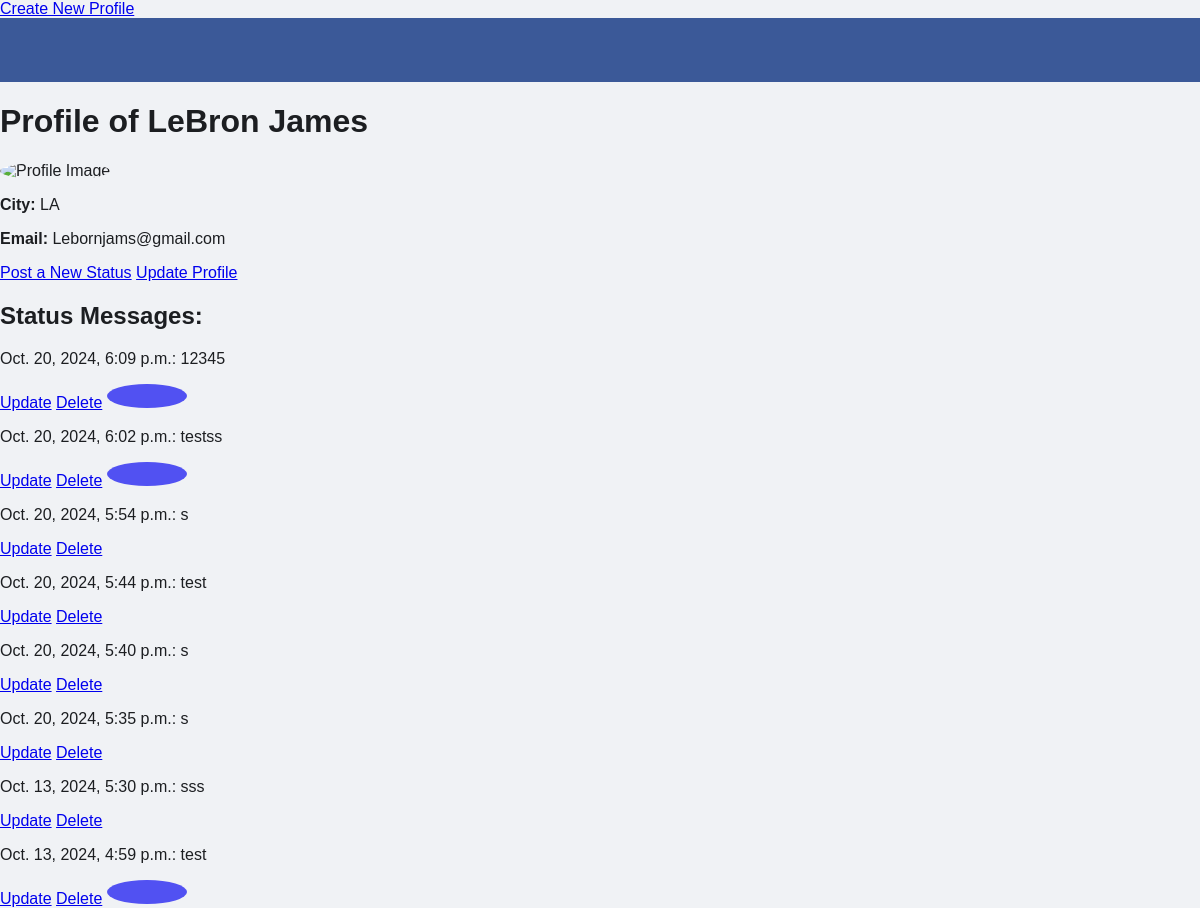
/mini_fb/profile/1, run on an earlier commit of the app's database.
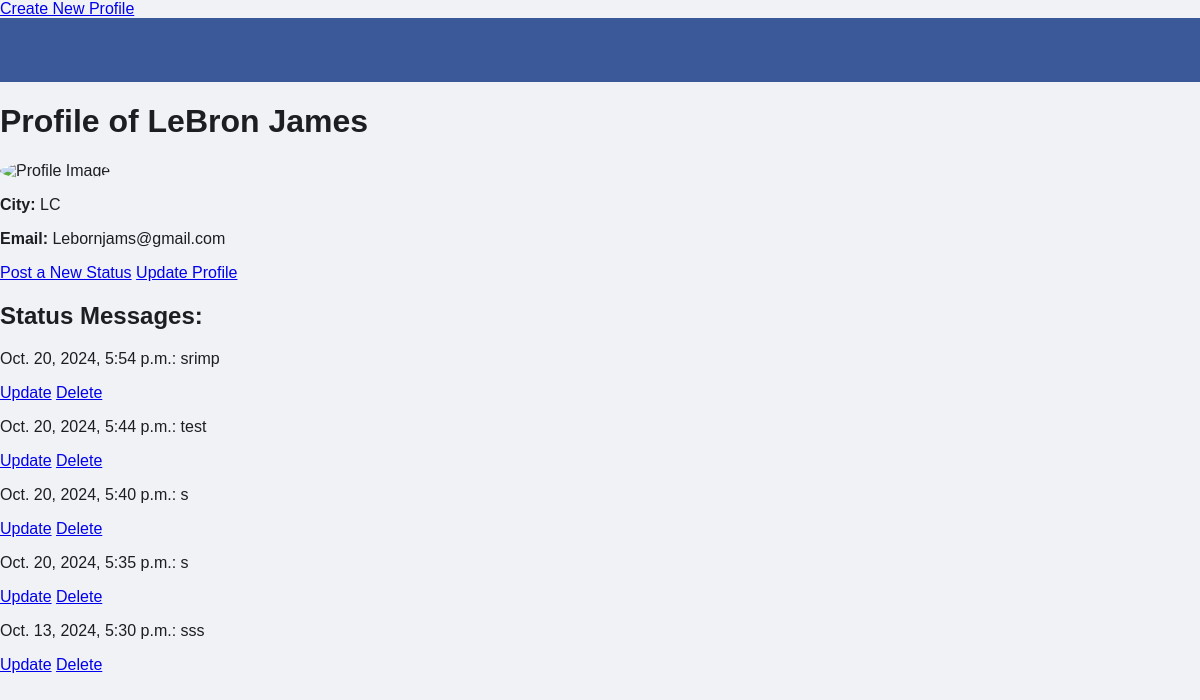
And on a later commit of the database.
### mini_fb/models.py (models this page shows, shortened)
class Profile(models.Model):
    first_name = models.CharField(max_length=100)
    last_name = models.CharField(max_length=100)
    city = models.CharField(max_length=100)
    email = models.EmailField()
    profile_image_url = models.URLField()
    def get_status_messages(self):
        return self.status_messages.order_by('-timestamp')

class StatusMessage(models.Model):
    timestamp = models.DateTimeField(default=timezone.now)
    message = models.TextField()
    profile = models.ForeignKey(Profile, on_delete=models.CASCADE, related_name='status_messages')
    def get_images(self):
        return self.images.all()

class Image(models.Model):
    status_message = models.ForeignKey('StatusMessage', related_name='images', on_delete=models.CASCADE)
    image_file = models.ImageField(upload_to='status_images/')
    timestamp = models.DateTimeField(default=timezone.now)

### mini_fb/views.py (the view)
# urls.py: path('profile/<int:pk>', ShowProfilePageView.as_view(), name='show_profile'),
class ShowProfilePageView(DetailView):
    model = Profile
    template_name = 'mini_fb/show_profile.html'
    context_object_name = 'profile'

### mini_fb/templates/mini_fb/show_profile.html
{% extends 'mini_fb/base.html' %}
{% block content %}
<div class="profile">
    <h1>Profile of {{ profile.first_name }} {{ profile.last_name }}</h1>
    <img src="{{ profile.profile_image_url }}" alt="Profile Image" style="width: 300px; height: auto;">
    <p><strong>City:</strong> {{ profile.city }}</p>
    <p><strong>Email:</strong> {{ profile.email }}</p>
    <a href="{% url 'create_status' profile.pk %}">Post a New Status</a>
    <a href="{% url 'update_profile' profile.pk %}">Update Profile</a>
</div>
<div class="status-messages">
    <h2>Status Messages:</h2>
    {% for status in profile.get_status_messages %}
    <div class="message">
        <p>{{ status.timestamp }}: {{ status.message }}</p>
        <a href="{% url 'update_status' status.pk %}">Update</a>
        <a href="{% url 'delete_status' status.pk %}">Delete</a>
        {% for img in status.get_images %}
            <img src="{{ img.image_file.url }}" alt="Status image" style="max-width: 200px; height: auto;">
        {% endfor %}
    </div>
    {% empty %}
        <p>No status messages.</p>
    {% endfor %}
</div>
{% endblock %}

### mini_fb/templates/mini_fb/base.html (shortened to what this page needs)
{% load static %}
<!DOCTYPE html>
<html lang="en">
<head>
    <link rel="stylesheet" href="{% static 'mini_fb/css/style.css' %}">
    <a href="{% url 'create_profile' %}">Create New Profile</a>
</head>
<body>
    <header>
    </header>
    <footer>
    </footer>
    {% block content %}
    {% endblock %}
</body>
</html>

### mini_fb/static/mini_fb/css/style.css (style rules this page uses)
body { font-family: 'Helvetica', 'Arial', sans-serif; margin: 0; padding: 0; background-color: #f0f2f5; color: #1c1e21; }
header, footer { background-color: #3b5998; color: white; padding: 1rem; text-align: center; font-size: 1.2rem; }
img { width: 80px; height: 80px; border-radius: 50%; object-fit: cover; }

What changed in the data, as far as the page shows it:
removed StatusMessage: timestamp "Oct. 20, 2024, 6:09 p.m.", message "12345"
removed Image: image_file (picture), shown under "Oct. 20, 2024, 6:09 p.m."
removed StatusMessage: timestamp "Oct. 20, 2024, 6:02 p.m.", message "testss"
removed Image: image_file (picture), shown under "Oct. 20, 2024, 6:02 p.m."
removed StatusMessage: timestamp "Oct. 13, 2024, 4:59 p.m.", message "test"
removed Image: image_file (picture), shown under "Oct. 13, 2024, 4:59 p.m."
changed Profile "LeBron": city "LA" → "LC"
changed StatusMessage: message "s" → "srimp"
